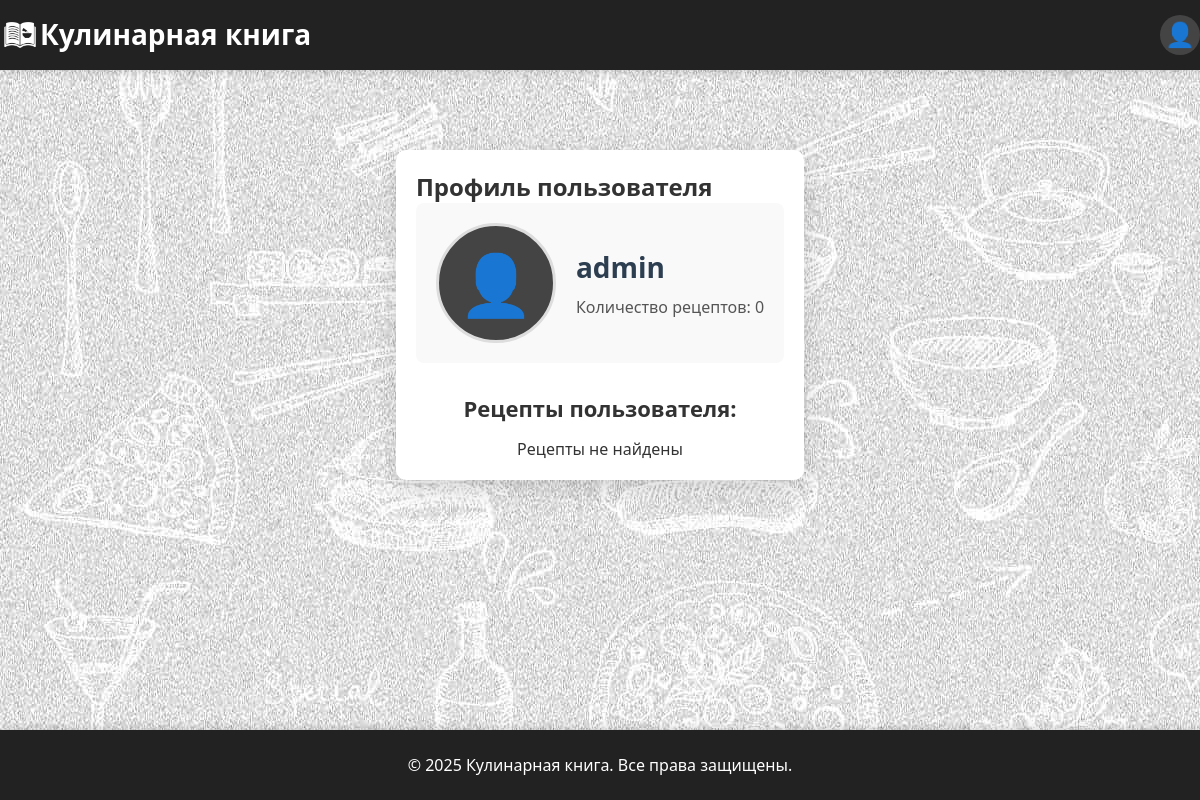
Before: /user.php?id=4 with the older database file.
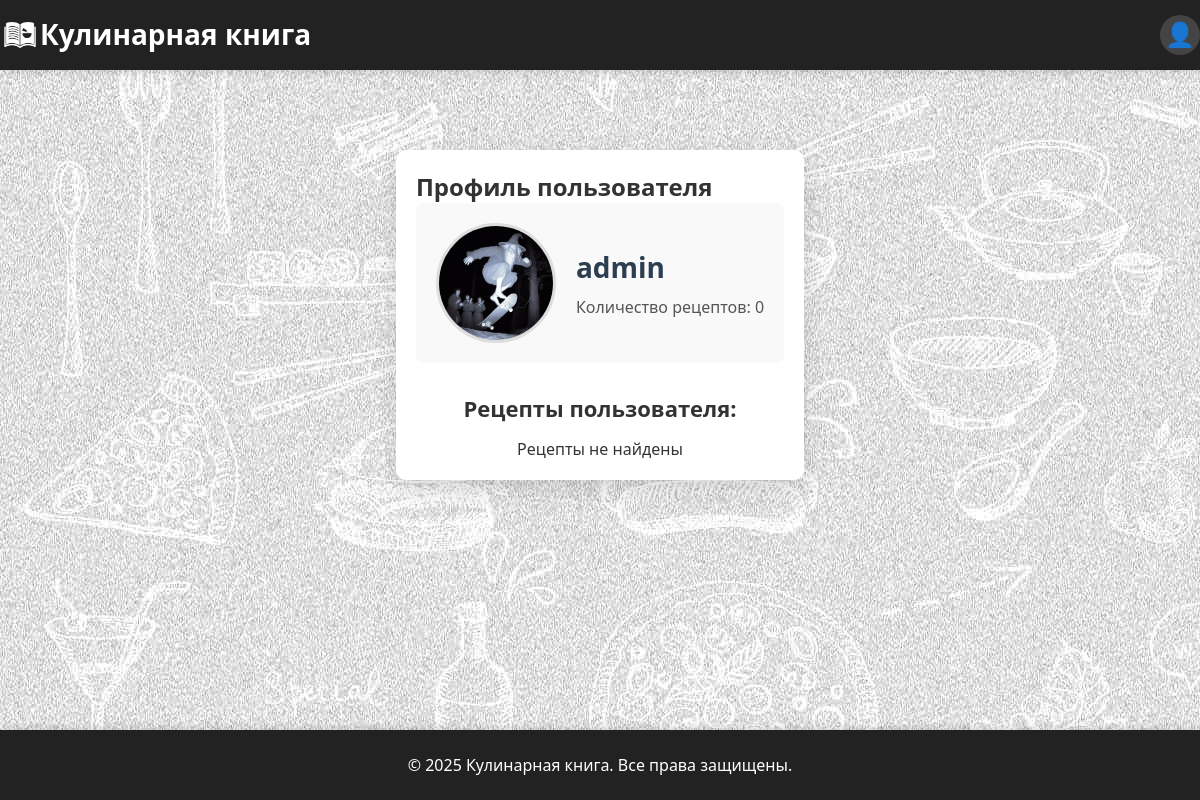
After: the same page with the newer database file.
### tables this page shows
CREATE TABLE `users` (
  `id` int(11) NOT NULL,
  `username` varchar(50) NOT NULL,
  `email` varchar(100) NOT NULL,
  `password_hash` varchar(255) NOT NULL,
  `is_admin` tinyint(1) DEFAULT 0,
  `created_at` timestamp NOT NULL DEFAULT current_timestamp(),
  `avatar` varchar(255) DEFAULT NULL
);

### user.php (the view, shortened to what this page needs)
<?php
$host = 'localhost';
$dbname = 'cookbook';
$dbUsername = 'root';
$dbPassword = '';
$avatar = $_SESSION['avatar'] ?? '';
$userProfileId = isset($_GET['id']) ? (int)$_GET['id'] : 0;
try {
  $pdo = new PDO("mysql:host=$host;dbname=$dbname;charset=utf8", $dbUsername, $dbPassword);
  $pdo->setAttribute(PDO::ATTR_ERRMODE, PDO::ERRMODE_EXCEPTION);
} catch (PDOException $e) {
  die("Ошибка подключения: " . $e->getMessage());
}
$stmt = $pdo->prepare("SELECT id, username, avatar FROM users WHERE id = ?");
$stmt->execute([$userProfileId]);
$profileUser = $stmt->fetch(PDO::FETCH_ASSOC);
$stmtRecipes = $pdo->prepare("SELECT id, title, cook_time, category, image_path AS image_url, ingredients, steps FROM recipes WHERE user_id = ? AND status = 'approved' ORDER BY id DESC");
$stmtRecipes->execute([$userProfileId]);
$recipes = $stmtRecipes->fetchAll(PDO::FETCH_ASSOC);
?>
<!DOCTYPE html>
<html lang="ru">
<head>
    <link rel="stylesheet" href="styles.css" />
    <link rel="stylesheet" href="css/styles.css" />
    <link rel="stylesheet" href="css/user.css" />
</head>
<body>
    <header>
        <div class="container">
            <img src="img/logo.png" class="logo" alt="Логотип Кулинарной книги">
            <h1 class="site-title"><a href="index.php" id="homeLink">Кулинарная книга</a></h1>
            <nav aria-label="Пользовательское меню" id="userNav" class="userNav">
                <button class="user-avatar-btn <?php echo $avatar ? 'has-avatar' : ''; ?>" style="background-image: url('<?php echo htmlspecialchars($avatar); ?>');" aria-haspopup="true" aria-expanded="false" aria-label="Меню пользователя" type="button"></button>
            </nav>
        </div>
    </header>
<div class="container main-content">
    <div class="profile-section">
        <h2>Профиль пользователя</h2>
        <div class="profile-info">
            <div class="profile-avatar-container">
                <?php if ($profileUser['avatar']): ?>
                    <img src="<?php echo htmlspecialchars($profileUser['avatar']); ?>" alt="Аватар пользователя" class="profile-avatar">
                <?php else: ?>
                    <div class="profile-avatar-placeholder">👤</div>
                <?php endif; ?>
            </div>
            <div class="profile-details">
                <h3><?php echo htmlspecialchars($profileUser['username']); ?></h3>
                <p>Количество рецептов: <?php echo count($recipes); ?></p>
            </div>
        </div>
        <h4>Рецепты пользователя:</h4>
        <div class="recipe-list-section"></div>
    </div>
</div>
<footer>
    <div class="container">
        <p>© 2025 Кулинарная книга. Все права защищены.</p>
    </div>
</footer>
</body>
</html>

### css/styles.css (style rules this page uses)
header { background: #222222; color: white; padding: 15px 0; box-shadow: 0 2px 8px rgba(0, 0, 0, 0.15); position: sticky; top: 0; z-index: 100; margin-bottom: 60px; }
.logo { height: 40px; }
.userNav { margin-left: 30px; position: relative; display: flex; }
.site-title { margin: 0; font-size: 28px; flex-grow: 1; font-weight: 700; }
.site-title a { color: inherit; text-decoration: none; }
.user-avatar-btn { width: 40px; height: 40px; border-radius: 50%; border: none; background-color: #444; background-size: cover; background-position: center; cursor: pointer; position: relative; flex-shrink: 0; }
.user-avatar-btn::before { content: "👤"; font-size: 24px; color: white; display: flex; align-items: center; justify-content: center; height: 100%; width: 100%; position: absolute; top: 0; left: 0; -webkit-user-select: none; -moz-user-select: none; user-select: none; pointer-events: none; }
.recipe-list-section { display: flex; flex-wrap: wrap; gap: 30px; margin-top: 0; }
.main-content { flex-grow: 1; max-width: 1320px; margin: 60px auto 60px; }
footer { height: 70px; display: flex; justify-content: center; background: #222222; color: white; padding: 15px 40px; box-shadow: 0 -2px 8px rgba(0, 0, 0, 0.15); flex-shrink: 0; align-items: center; position: fixed; bottom: 0; left: 0; right: 0; }
footer p { text-align: center; }
* { margin: 0; padding: 0; box-sizing: border-box; }
body { font-family: "Segoe UI", Tahoma, Geneva, Verdana, sans-serif; background-image: url(../img/1679657594_bogatyr-club-p-fon-shkolnii-serii-krasivo-36.jpg); color: #333; }
.container { max-width: 1320px; margin: 0 auto; display: flex; }

### css/user.css (style rules this page uses)
.profile-section { max-width: 100%; padding: 20px; background: white; border-radius: 10px; box-shadow: 0 8px 24px rgba(0, 0, 0, 0.15); margin: 20px auto; }
.profile-info { display: flex; align-items: center; gap: 20px; margin-bottom: 30px; padding: 20px; background: #f9f9f9; border-radius: 8px; }
.profile-avatar-container { position: relative; }
.profile-avatar, .profile-avatar-placeholder { width: 120px; height: 120px; border-radius: 50%; object-fit: cover; border: 3px solid #ddd; }
.profile-details h3 { font-size: 28px; color: #2c3e50; margin: 0 0 10px 0; }
.profile-details p { font-size: 16px; color: #555; margin: 0; }
.profile-section h4 { font-size: 22px; color: #333; margin-bottom: 15px; text-align: center; }
.recipe-list-section { display: flex; flex-wrap: wrap; gap: 30px; margin-top: 0; justify-content: center; }
.profile-avatar-placeholder { display: flex; align-items: center; justify-content: center; font-size: 60px; background: #444; color: white; }

Changed rows visible on the page:
changed users "admin": avatar: picture added; avatar empty → "img/avatars/admin_4.jpg" (drawn)
